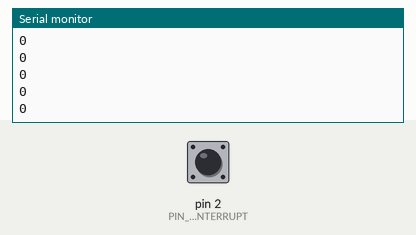
This sketch was run on a simulated Arduino Uno, built with avr-gcc and run on an emulated ATmega328P. Shown: the last lines printed to the serial monitor. The inputs (shaded band) are chosen by the test bench; at power-on: pin 2 (PIN_BUTTON_INTERRUPT) LOW.

Above: at 1.2 s.
1.3 s: pin 2 (PIN_BUTTON_INTERRUPT) pulled HIGH for 0.15 s
At 2.1 s:
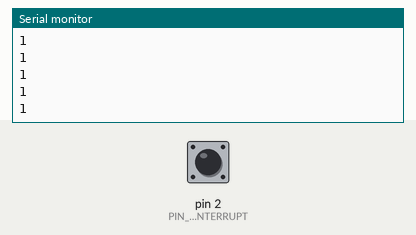
2.9 s: pin 2 (PIN_BUTTON_INTERRUPT) pulled HIGH for 1 s
At 3.8 s:
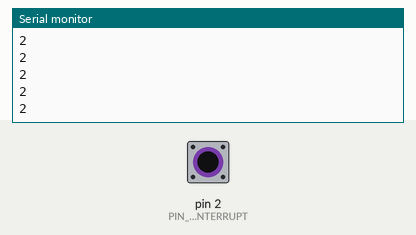
5.4 s: pin 2 (PIN_BUTTON_INTERRUPT) pulled HIGH for 0.15 s
At 6.2 s:
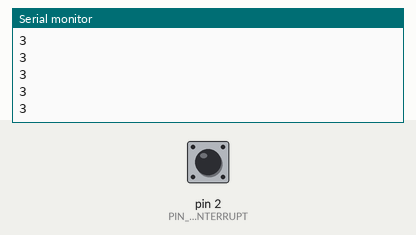
Timing chart, 0 to 7.8 s (numbered marks = the images above; inputs shaded):
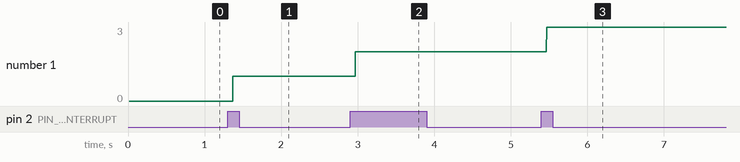

Measured:
- after the input at 1.3 s, the serial monitor: prints a new line after 0.07 s (image 1)
- after the input at 2.9 s, the serial monitor: prints a new line after 0.07 s (image 2)
- after the input at 5.4 s, the serial monitor: prints a new line after 0.07 s (image 3)
- plotted number 1: 0 → 1 after the input at 1.3 s, 1 → 2 after the input at 2.9 s, 2 → 3 after the input at 5.4 s

The sketch:

button_racing.ino
```cpp
// PIN SETUP
//  Pin variables are "const" because they should not change - they are set in hardware.
//  Pin variables are "byte" because they are small values (between 0 and 255).
//    "byte" (8 bits) is smaller than "int" (16 bits), which is smaller than "long" (32 bits).
const byte PIN_BUTTON_INTERRUPT = 2;

// VARIABLE SETUP
//  Variables changed within the interrupt function must be labeled "volatile"
//    This tells the Arduino IDE that these variables may change in an interrupt
volatile int button = 0;
volatile float time = 0;
volatile float timediff = 0;

// setup() runs ONE TIME when the Arduino is powered on, reset, or the serial monitor is started.
void setup() {
  // Setup button pins as inputs
  pinMode(PIN_BUTTON_INTERRUPT, INPUT);


  // Setup the interrupt
  attachInterrupt(digitalPinToInterrupt(PIN_BUTTON_INTERRUPT), button_interrupt, RISING);

  // Set up serial communication and print a message
  Serial.begin(9600);
  Serial.println("Begin the race!");
}

// loop() runs after setup and runs over and over until the board stops for some reason
void loop() {
  //
  time = millis();
  Serial.println(button);

}
// this function runs when the button is pressed and the interrupt is triggered
void button_interrupt() {
  timediff = (millis() - time);
  if (timediff > 0.98) {
     button = button + 1;
}
}
```
